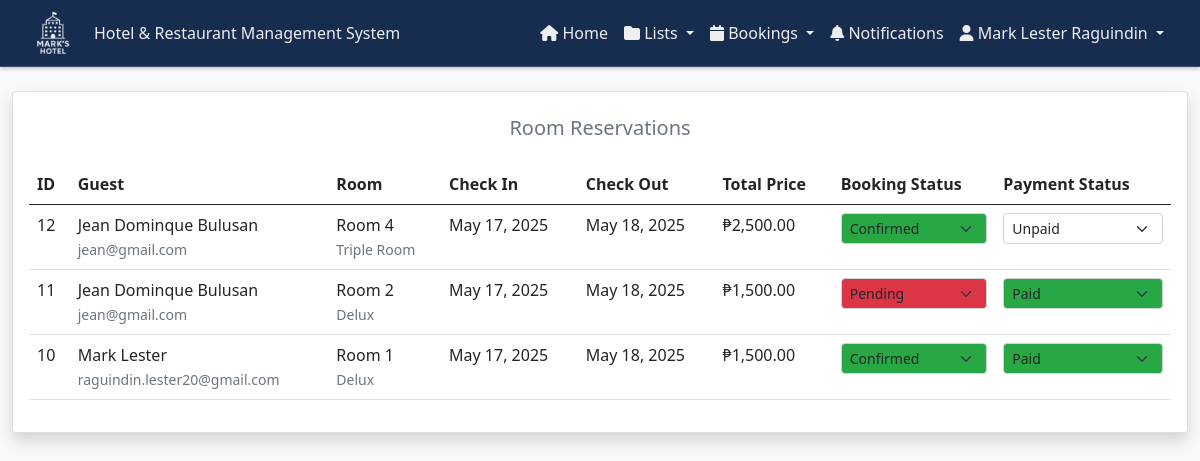
The page /admin/room_reservations.php (signed in) on the database as committed earlier.
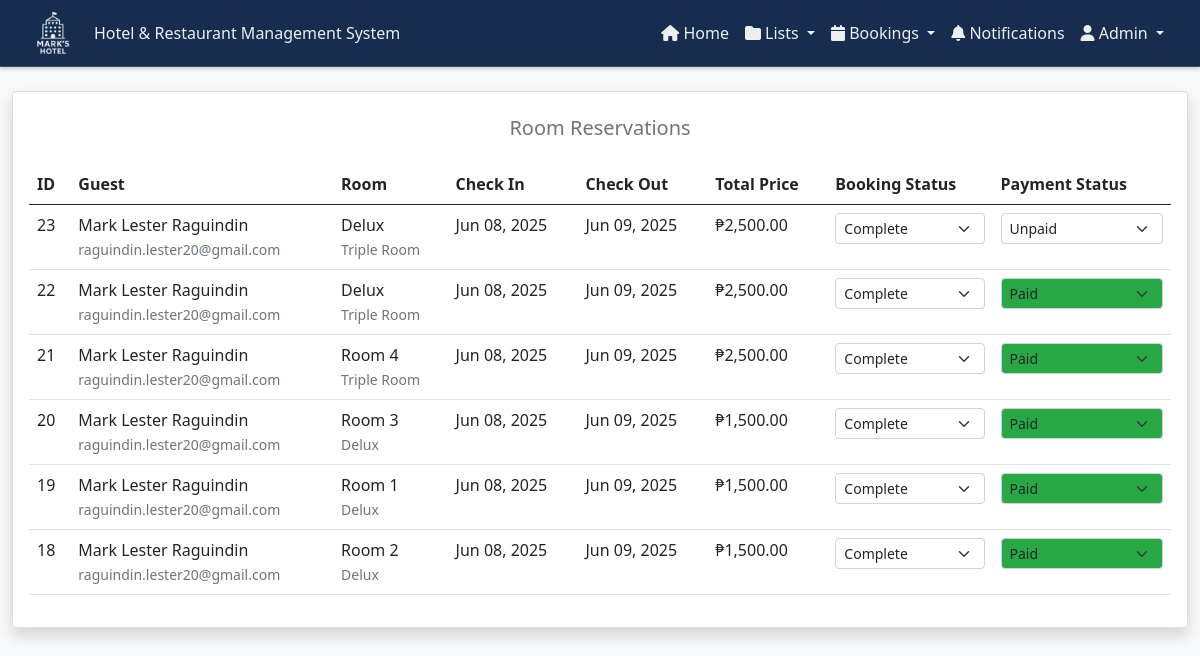
The same page on the database as committed later.
### tables this page shows
CREATE TABLE `bookings` (
  `booking_id` int(11) NOT NULL,
  `user_id` int(11) NOT NULL,
  `room_id` int(11) NOT NULL,
  `check_in_date` date NOT NULL,
  `check_out_date` date NOT NULL,
  `total_price` decimal(10,2) NOT NULL,
  `status` enum('pending','confirmed','cancelled','completed') DEFAULT 'pending',
  `payment_status` enum('unpaid','partially_paid','paid') DEFAULT 'unpaid',
  `special_requests` text DEFAULT NULL,
  `is_read` tinyint(1) DEFAULT 0,
  `created_at` timestamp NOT NULL DEFAULT current_timestamp(),
  `updated_at` timestamp NOT NULL DEFAULT current_timestamp() ON UPDATE current_timestamp()
);

CREATE TABLE `users` (
  `user_id` int(11) NOT NULL,
  `name` varchar(255) NOT NULL,
  `address` varchar(50) NOT NULL,
  `email` varchar(50) NOT NULL,
  `password` varchar(50) NOT NULL,
  `role` varchar(20) DEFAULT NULL,
  `phone` tinytext DEFAULT NULL
);

CREATE TABLE `rooms` (
  `id` int(11) NOT NULL,
  `title` varchar(255) NOT NULL,
  `room_type_id` int(11) NOT NULL,
  `images` varchar(255) DEFAULT NULL,
  `price` varchar(250) DEFAULT NULL,
  `includes` varchar(250) DEFAULT NULL
);

CREATE TABLE `room_type` (
  `id` int(11) NOT NULL,
  `title` varchar(255) NOT NULL,
  `detail` varchar(255) NOT NULL
);

### controllers/roomReservationsController.php (called while the page is built, shortened)
<?php
function getReservations($con) {
    $query = "SELECT
        b.booking_id,
        b.check_in_date,
        b.check_out_date,
        b.total_price,
        b.status as booking_status,
        b.payment_status,
        b.special_requests,
        b.created_at,
        u.name as guest_name,
        u.email as guest_email,
        r.title as room_title,
        rt.title as room_type
    FROM bookings b
    LEFT JOIN users u ON b.user_id = u.user_id
    LEFT JOIN rooms r ON b.room_id = r.id
    LEFT JOIN room_type rt ON r.room_type_id = rt.id
    ORDER BY b.created_at DESC";
    return mysqli_query($con, $query);
}
?>

### admin/room_reservations.php (the view, shortened to what this page needs)
<?php
require_once '../components/config.php';
require_once '../controllers/roomReservationsController.php';
function getPaymentStatusColor($status) {
    switch ($status) {
        case 'paid':
            return '#28a745';
        default:
            return '#ffffff';
    }
}
function getStatusColor($status) {
    switch ($status) {
        case 'confirmed':
            return '#28a745';
        case 'canceled':
            return '#dc3545';
        default:
            return '#ffffff';
    }
}
$reservations = getReservations($con);
?>
<!DOCTYPE html>
<html lang="en">
<head>
<link href="https://cdn.jsdelivr.net/npm/bootstrap@5.0.2/dist/css/bootstrap.min.css" rel="stylesheet">
    <link rel="stylesheet" href="https://cdnjs.cloudflare.com/ajax/libs/font-awesome/6.0.0-beta3/css/all.min.css" />
    <link rel="stylesheet" href="../css/customAdminHeader.css">
    <link rel="stylesheet" href="https://cdnjs.cloudflare.com/ajax/libs/font-awesome/6.7.2/css/all.min.css">
    <link rel="stylesheet" href="https://cdn.datatables.net/1.11.5/css/dataTables.bootstrap5.min.css">
    <link rel="stylesheet" href="../css/notifications.css">
    <link rel="stylesheet" href="../css/darkTheme.css">
</head>
<body>
    <?php include '../components/header_admin.php'; ?>
    <div class="container-fluid py-4">
        <div class="row">
            <div class="col-12">
                <div class="card shadow">
                    <h5 class="text-center mt-4 text-muted">Room Reservations</h5>
                    <div class="card-body">
                        <div class="table-responsive">
                            <table id="reservationsTable" class="table table-white">
                                <thead>
                                    <tr>
                                        <th>ID</th>
                                        <th>Guest</th>
                                        <th>Room</th>
                                        <th>Check In</th>
                                        <th>Check Out</th>
                                        <th>Total Price</th>
                                        <th>Booking Status</th>
                                        <th>Payment Status</th>
                                    </tr>
                                </thead>
                                <tbody>
                                    <?php while($row = mysqli_fetch_assoc($reservations)): ?>
                                        <tr>
                                            <td><?php echo $row['booking_id']; ?></td>
                                            <td>
                                                <?php echo $row['guest_name']; ?><br>
                                                <small class="text-muted"><?php echo $row['guest_email']; ?></small>
                                            </td>
                                            <td>
                                                <?php echo $row['room_title']; ?><br>
                                                <small class="text-muted"><?php echo $row['room_type']; ?></small>
                                            </td>
                                            <td><?php echo date('M d, Y', strtotime($row['check_in_date'])); ?></td>
                                            <td><?php echo date('M d, Y', strtotime($row['check_out_date'])); ?></td>
                                            <td>₱<?php echo number_format($row['total_price'], 2); ?></td>
                                            <td>
                                                <form method="POST">
                                                    <select name="new_status" class="form-select form-select-sm status-select"
                                                            onchange="this.form.submit()"
                                                            style="background-color: <?php echo getStatusColor($row['booking_status']); ?>">
                                                        <option value="pending" <?php echo $row['booking_status'] == 'pending' ? 'selected' : ''; ?>>Pending</option>
                                                        <option value="confirmed" <?php echo $row['booking_status'] == 'confirmed' ? 'selected' : ''; ?>>Confirmed</option>
                                                        <option value="completed" <?php echo $row['booking_status'] == 'completed' ? 'selected' : ''; ?>>Complete</option>
                                                    </select>
                                                </form>
                                            </td>
                                            <td>
                                                <form method="POST">
                                                    <select name="new_status" class="form-select form-select-sm status-select"
                                                            onchange="this.form.submit()"
                                                            style="background-color: <?php echo getPaymentStatusColor($row['payment_status']); ?>">
                                                        <option value="unpaid" <?php echo $row['payment_status'] == 'unpaid' ? 'selected' : ''; ?>>Unpaid</option>
                                                        <option value="paid" <?php echo $row['payment_status'] == 'paid' ? 'selected' : ''; ?>>Paid</option>
                                                    </select>
                                                </form>
                                            </td>
                                        </tr>
                                    <?php endwhile; ?>
                                </tbody>
                            </table>
                        </div>
                    </div>
                </div>
            </div>
        </div>
    </div>
</body>
</html>

### components/header_admin.php (shortened to what this page needs)
<nav class="navbar navbar-expand-lg custom-navbar">
    <div class="container-fluid">
        <img src="../images/final.png" alt="" class="me-3" style="height: 50px;">
        <a class="navbar-brand" id="navbarTitle" href="dashboard.php">
        </a>
        <div class="collapse navbar-collapse" id="navbarNav">
            <ul class="navbar-nav ms-auto">
                <li class="nav-item">
                    <a class="nav-link" aria-current="page" href="dashboard.php">
                        <i class="fas fa-home"></i> Home
                    </a>
                </li>
                <li class="nav-item dropdown">
                    <a class="nav-link dropdown-toggle" href="#" id="entriesDropdown" role="button" data-bs-toggle="dropdown" aria-expanded="false">
                        <i class="fas fa-folder"></i> Lists
                    </a>
                </li>
                <li class="nav-item dropdown">
                    <a class="nav-link dropdown-toggle" href="#" id="entriesDropdown" role="button" data-bs-toggle="dropdown" aria-expanded="false">
                        <i class="fas fa-calendar"></i> Bookings
                    </a>
                </li>
                <li class="nav-item">
                    <a class="nav-link position-relative" aria-current="page" href="#" id="notificationLink">
                        <i class="fas fa-bell"></i> Notifications
                        <span class="notification-badge"></span>
                    </a>
                </li>
                <li class="nav-item dropdown">
                    <a class="nav-link dropdown-toggle" href="#" id="userDropdown" role="button" data-bs-toggle="dropdown" aria-expanded="false">
                        <i class="fas fa-user"></i> <?php echo htmlspecialchars($_SESSION['name'] ?? 'User'); ?>
                    </a>
                </li>
            </ul>
        </div>
    </div>
</nav>

### css/customAdminHeader.css (style rules this page uses)
.custom-navbar { background-color: #162d50; border-bottom: 1px solid rgba(255, 255, 255, 0.15); box-shadow: 0 2px 4px rgba(0, 0, 0, 0.2); padding: 0.5rem 1rem; }
.custom-navbar .navbar-brand, .custom-navbar .nav-link, .custom-navbar .dropdown-toggle { color: #eee !important; font-weight: 500; font-size: 1rem; }

### css/notifications.css (style rules this page uses)
.notification-badge { position: absolute; top: -5px; right: -5px; font-size: 0.75rem; padding: 0.25em 0.4em; border-radius: 50%; }
#notificationLink { position: relative; cursor: pointer; }

### css/darkTheme.css (style rules this page uses)
:root { --light-bg: #f8f9fa; --light-text: #212529; --light-card-bg: #ffffff; --light-border: #dee2e6; --light-input-bg: #ffffff; --dark-bg: #121212; --dark-text: #e9ecef; --dark-card-bg: #1e1e1e; --dark-border: #333333; --dark-input-bg: #2d2d2d; }
body { background-color: var(--light-bg); color: var(--light-text); transition: background-color 0.3s, color 0.3s; }

Rows that differ between the two databases and show on the page:
removed bookings: booking_id "12", user.name "Jean Dominque Bulusan", user.email "jean@gmail.com", room.title "Room 4", room_type.title "Triple Room", check_in_date "May 17, 2025", check_out_date "May 18, 2025", total_price "2,500.00", new_status "Confirmed", new_status "Unpaid"
removed bookings: booking_id "11", user.name "Jean Dominque Bulusan", user.email "jean@gmail.com", room.title "Room 2", room_type.title "Delux", check_in_date "May 17, 2025", check_out_date "May 18, 2025", total_price "1,500.00", new_status "Pending", new_status "Paid"
removed bookings: booking_id "10", user.name "Mark Lester", user.email "raguindin.lester20@gmail.com", room.title "Room 1", room_type.title "Delux", check_in_date "May 17, 2025", check_out_date "May 18, 2025", total_price "1,500.00", new_status "Confirmed", new_status "Paid"
added bookings: booking_id "23", user.name "Mark Lester Raguindin", user.email "raguindin.lester20@gmail.com", room.title "Delux", room_type.title "Triple Room", check_in_date "Jun 08, 2025", check_out_date "Jun 09, 2025", total_price "2,500.00", new_status "Complete", new_status "Unpaid"
added bookings: booking_id "22", user.name "Mark Lester Raguindin", user.email "raguindin.lester20@gmail.com", room.title "Delux", room_type.title "Triple Room", check_in_date "Jun 08, 2025", check_out_date "Jun 09, 2025", total_price "2,500.00", new_status "Complete", new_status "Paid"
added bookings: booking_id "21", user.name "Mark Lester Raguindin", user.email "raguindin.lester20@gmail.com", room.title "Room 4", room_type.title "Triple Room", check_in_date "Jun 08, 2025", check_out_date "Jun 09, 2025", total_price "2,500.00", new_status "Complete", new_status "Paid"
added bookings: booking_id "20", user.name "Mark Lester Raguindin", user.email "raguindin.lester20@gmail.com", room.title "Room 3", room_type.title "Delux", check_in_date "Jun 08, 2025", check_out_date "Jun 09, 2025", total_price "1,500.00", new_status "Complete", new_status "Paid"
added bookings: booking_id "19", user.name "Mark Lester Raguindin", user.email "raguindin.lester20@gmail.com", room.title "Room 1", room_type.title "Delux", check_in_date "Jun 08, 2025", check_out_date "Jun 09, 2025", total_price "1,500.00", new_status "Complete", new_status "Paid"
added bookings: booking_id "18", user.name "Mark Lester Raguindin", user.email "raguindin.lester20@gmail.com", room.title "Room 2", room_type.title "Delux", check_in_date "Jun 08, 2025", check_out_date "Jun 09, 2025", total_price "1,500.00", new_status "Complete", new_status "Paid"
Other text that changed with them:
$_SESSION['name']: "Mark Lester Raguindin" → "Admin"
